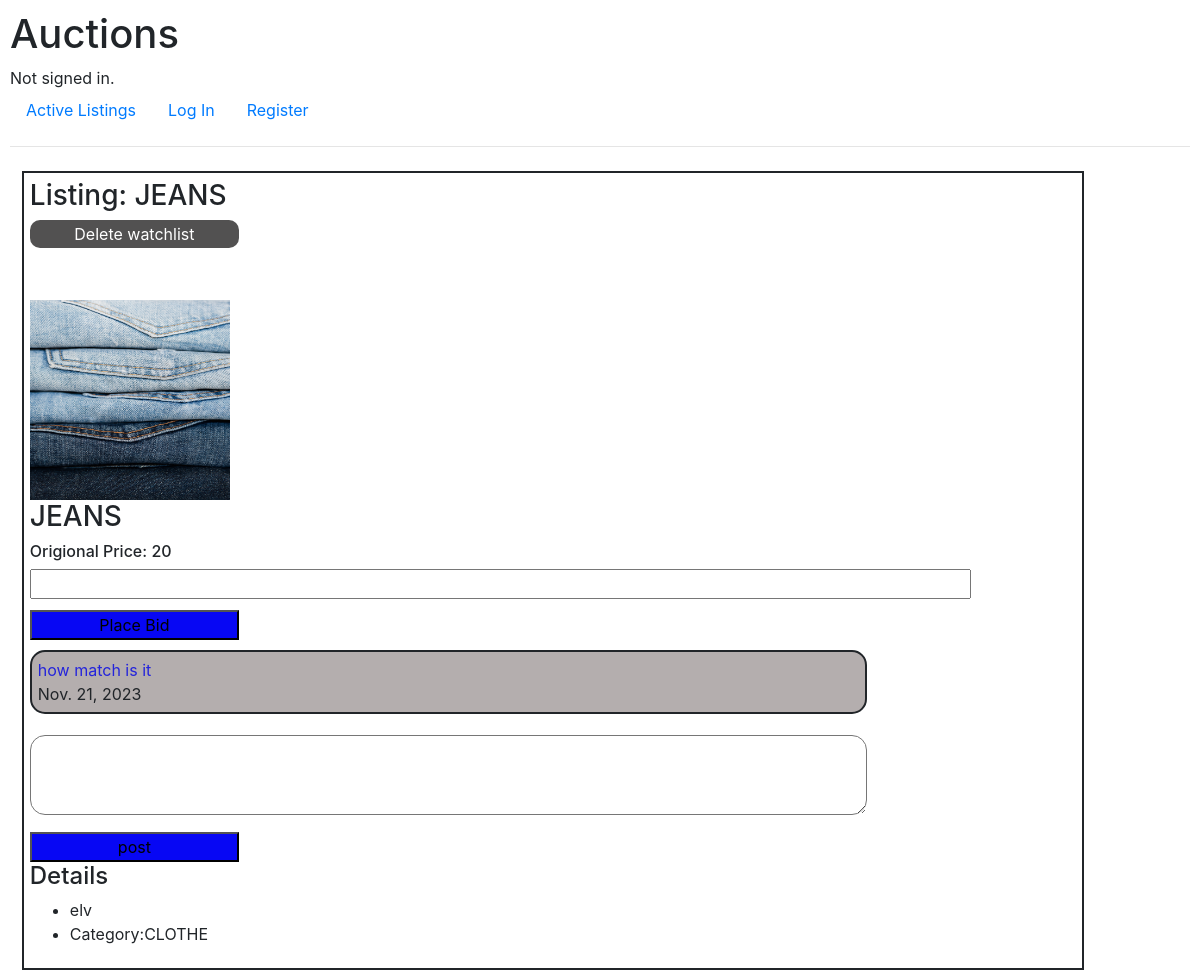
The page /8/listing_page on the database its author committed.
### auctions/models.py (models this page shows)
class Auction_list(models.Model):
    category_choices=(('CLOTHE','Clothe'),('SHOE','Shoe'),('BOOK','Book'),('BAGE','Bag'),('CAR','Car'),('NONE',None),)
    user=models.ForeignKey(settings.AUTH_USER_MODEL,on_delete=models.CASCADE)
    item_name=models.CharField(max_length=200)
    price = models.CharField(max_length=200)
    date_created = models.DateTimeField(auto_now_add=True)
    amount = models.CharField(max_length=200, blank=True, null=True)
    image =models.ImageField(upload_to='auction/images', blank=True , default=None)
    category = models.CharField (choices=category_choices,default=None, max_length=200, blank=True, null=True)
    is_active=models.BooleanField(default=True, null=True)

class Comments(models.Model):
    bids=models.ForeignKey(Auction_list, on_delete=models.CASCADE)
    comment_text = models.CharField(max_length=200)
    date=models.DateField(auto_now_add=True)

class User(AbstractUser):
    username = models.CharField(max_length=200, unique=True)
    password = models.CharField(max_length=200)
    email = models.EmailField(max_length=200)
    pass

### auctions/views.py (the view, shortened to what this page needs)
# urls.py: path("<int:id>/listing_page", views.listing_page, name="listing_page"),
def listing_page(request,id):
    user=request.user
    item=Auction_list.objects.get(id=id)
    total_bid=Bids.objects.filter(auction_item=item).count()
    watch_count=Watchlist.objects.filter(user=user.id).count()
    status=item.is_active
    comment=Comments.objects.filter(bids=item)
    if request.method == "GET":
        if  Watchlist.objects.filter(item_id=id) and Bids.objects.filter(auction_item=item):
            watch=Watchlist.objects.get(item_id=id)
            watch_count=Watchlist.objects.all().count()
            watched=watch.item_id
            bid= Bids.objects.filter(auction_item=item).order_by('-id')[0]
            total_bid=Bids.objects.filter(auction_item=item).count()
            bid=bid.bid_price
            bid_status=Bids.objects.filter(auction_item=item).order_by('-id')[0]
            biding_id=bid_status.biding_user_id
            context={"auction":item,'watch':  watched, 'bid':bid, 'total_bid':total_bid,
                    'status':status,'biding_id':biding_id,'comment':comment,'watch_count':watch_count}
            return render(request, "auctions/listing_page.html",context)
        elif Watchlist.objects.filter(item_id=id):
            watch=Watchlist.objects.get(item_id=id)
            watch_count=Watchlist.objects.all().count()
            watched=watch.item_id
            context={"auction":item,'watch':  watched,'comment':comment,'watch_count': watch_count}
            return render(request, "auctions/listing_page.html",context)
        else:
            return render(request, "auctions/listing_page.html",{"auction":item, 'comment':comment})

### auctions/templates/auctions/listing_page.html (shortened to what this page needs)
{% extends "auctions/layout.html" %}
{% block body %}
{%if auction %}
<div class="listing-div">
            <h3> Listing: {{auction.item_name}}</h3>
            {% if watch  %}
            <a id="watchlist" href="{% url 'delete_listing' auction.id %}">Delete watchlist</a>
            {% else %}
            <a id="watchlist" href="{% url 'add_to_watchlist' auction.id %}"> Add to watchlist</a>
            {% endif %}
            <img src="{{auction.image.url}}" width="200" height="200">
            <h3>{{auction.item_name}}</h3>
            <h6>Origional Price: {{ auction.price}}</h6>
          {% if status == False %}
                <h6 class="bid-dtl" > The Bid Is Closed </h6>
                {% if biding_id == user.id %}
                <h6>{{user.username}} you are a winner </h6>
                {% endif %}
          {% else %}
            <form action="{% url 'update_bid' auction.id %}" method="post">
              <input id="bid-price" type="number" name="bid_price" required >  <br>
              <input id="bid-sbt-btn" type="submit" value="Place Bid" >
            </form>
         {% endif %}
           {% for comment in comment %}
           <div class="comment-div">
          <div class="cmt-txt"> {{comment.comment_text}} </div>
          <div class="cmt-dt"> {{comment.date}} </div>
           </div>
          {% endfor %}
          <form action="{% url 'comment' auction.id %}" method="post">
              <textarea name="comment" id="bid-comment" placeholder="write your comment here">
              </textarea><br>
              <input id="bid-cmt-sbt" type="submit"  value="post">
          </form>
          <h4>Details</h4>
          <ul>
            <li>{{ auction.user}}</li>
            <li>Category:{{auction.category}}</li>
          </ul>
</div>
 {% endif %}
{% endblock %}

### auctions/static/auctions/styles.css (style rules this page uses)
body { padding: 10px; }

### auctions/templates/auctions/layout.html (style rules this page uses)
.listing-div { display: flex; flex-direction:column; flex-wrap: nowrap; justify-content: flex-start; align-items: stretch; align-content: stretch; margin-top: 2%; border: 2px solid; position:relative; margin-left: 1%; padding:6px; width:90%; height:auto; }
#bid-price { width:90% }
#watchlist { background-color: rgb(82, 81, 81); width:20%; padding:2px;; border-radius: 10px; text-align: center; text-decoration: none; color: white; margin-bottom: 5%; }
#bid-sbt-btn,#bid-cmt-sbt,#close-bid { margin-top:1%; background-color: rgb(7, 7, 244); width:20%; text-align: center; border: black,solid 1px solid; text-decoration: none; }
#bid-comment { width: 80%; height: 10vh; border-radius: 15px; }
.comment-div { display: flex; flex-direction:column; flex-wrap: nowrap; justify-content: flex-start; align-items: stretch; align-content: stretch; margin-top: 1%; border: 2px solid; position:relative; padding:6px; width:80%; height:auto; border-radius: 15px; margin-bottom: 2%; background-color: rgb(180, 174, 174); }
.cmt-txt,cmt-dt { color:rgb(36, 36, 219) }

### rows shown on the page
Auction_list: item_name "JEANS", image (picture), price "20", user "elv", category "CLOTHE"
Comments: comment_text "how match is it", date "Nov. 21, 2023"
